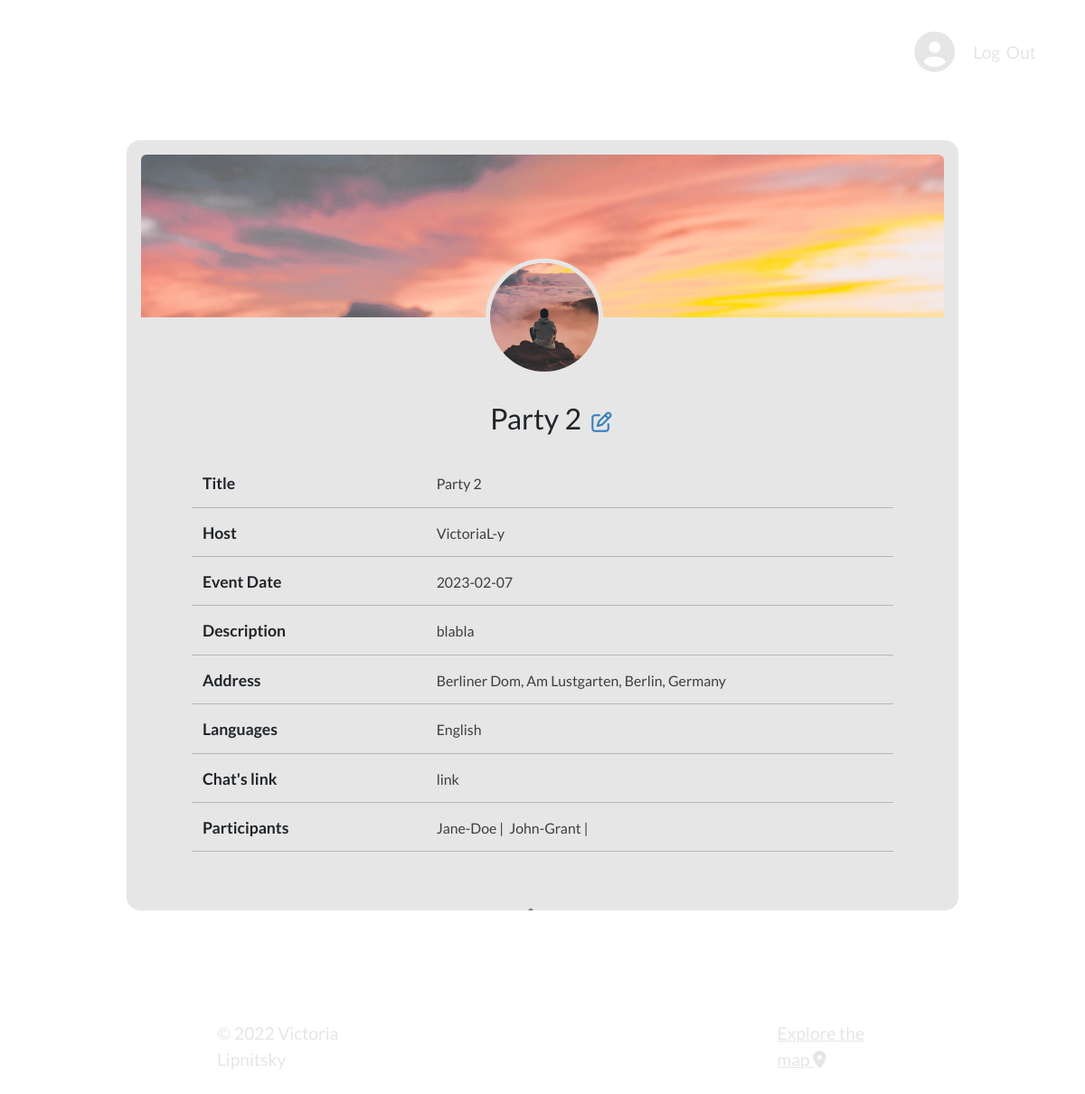
Screenshot of /party/2 (signed in) with the database file from the repository.
### app/models.py (models this page shows, shortened)
class Party(db.Model):
    __tablename__ = 'party'
    id = db.Column(db.Integer, primary_key=True)
    title = db.Column(db.String(30), nullable=False)
    date_posted = db.Column(db.DateTime, nullable=False, default=datetime.utcnow)
    date_time = db.Column(db.String(30), nullable=False)
    address = db.Column(db.String(30), nullable=False)
    lng = db.Column(db.String(30), nullable=False)
    lat = db.Column(db.String(30), nullable=False)
    whatsapp_link = db.Column(db.String(30), nullable=False)
    party_languages = db.Column(db.String(30), nullable=False)
    description = db.Column(db.Text, nullable=False)
    author_id = db.Column(db.Integer, db.ForeignKey('author.id'), nullable=False)

class User(db.Model, UserMixin):
    __tablename__ = 'author'
    id = db.Column(db.Integer, primary_key=True)
    username = db.Column(db.String(20), unique=True, nullable=False)
    email = db.Column(db.String(120), unique=True, nullable=False)
    name = db.Column(db.String(20), unique=False, nullable=True, default=' ')
    surname = db.Column(db.String(20), unique=False, nullable=True, default=' ')
    phoneNumber = db.Column(db.String(15), unique=False, nullable=True, default=' ')
    location = db.Column(db.String(40), unique=False, nullable=True, default=' ')
    languages = db.Column(db.String(50), unique=False, nullable=True, default=' ')
    image_avatar_file = db.Column(db.String(20), nullable=False, default='default.jpg')
    image_bg_file = db.Column(db.String(20), nullable=False, default='default.jpg')
    password = db.Column(db.String(60), nullable=False)
    party = db.relationship('Party', backref='author', lazy=True)
    attending = db.relationship('Party', secondary=association_table, backref="followers")

### app/routes.py (the view)
@app.route("/party/<int:party_id>")
def party(party_id):
    form = PartyForm()
    party = Party.query.get_or_404(party_id)
    image_avatar_file = url_for('static', filename='profile_pics/' + current_user.image_avatar_file)
    image_bg_file = url_for('static', filename='profile_pics/' + current_user.image_bg_file)
    return render_template('party.html', title=party.title, image_avatar_file=image_avatar_file, image_bg_file=image_bg_file, party=party, form=form)

### app/models.py (called while the page is built)
@login_manager.user_loader
def load_user(user_id):
    return User.query.get(int(user_id))

### app/templates/party.html (shortened to what this page needs)
{% extends "layout.html" %}
{% block content %}
<div class="profile-container party">
    <div class="profile-backg-img px-3 pb-3">
        <img class="rounded" src="{{ image_bg_file }}">
    </div>
    <div class="media mx-4 d-flex flex-column align-items-center justify-content-center">
        <img class="rounded-circle ms-4 profile-img" src="{{ image_avatar_file }}">
        <legend class="pt-3 pb-2 text-center">
            <h2>&nbsp;&nbsp;&nbsp;{{ party.title }}  <a href="{{ url_for('update_party', party_id=party.id) }}"><i class="fa-regular fa-pen-to-square edit-profile"></i></a></h2>
        </legend>
        <div class="row px-5 py-4 container-fluid user-data party-page">
            <div class="col-4">
                <span>{{ form.title.label }}</span>
            </div>
            <div class="col-8">
                <span>{{ party.title }}</span>
            </div>
            <div class="col-4">
                <span>Host</span>
            </div>
            <div class="col-8">
                <span>{{ party.author.username }}</span>
            </div>
            <div class="col-4">
                <span>{{ form.date_time.label }}</span>
            </div>
            <div class="col-8">
                <span>{{ party.date_time }}</span>
            </div>
            <div class="col-4">
                <span>{{ form.description.label }}</span>
            </div>
            <div class="col-8">
                <span>{{ party.description }}</span>
            </div>
            <div class="col-4">
                <span>{{ form.address.label }}</span>
            </div>
            <div class="col-8">
                <span>{{ party.address }}</span>
            </div>
            <div class="col-4">
                <span>{{ form.party_languages.label }}</span>
            </div>
            <div class="col-8">
                <span>{{ party.party_languages }}</span>
            </div>
            <div class="col-4">
                <span>{{ form.whatsapp_link.label }}</span>
            </div>
            <div class="col-8">
                <span>{{ party.whatsapp_link }}</span>
            </div>
            <div class="col-4">
                <span>Participants</span>
            </div>
            <div class="col-8">
                <span>
                    {% for follower in party.followers %}
                        {{ follower.username }}&nbsp;|&nbsp;
                    {% endfor %}
                </span>
            </div>
            <div class="form-group pt-0 mt-2 d-flex align-items-center justify-content-center">
                <a href="{{ url_for('profile') }}"><i class="fa-solid fa-arrow-left back-arrow"></i></a>
            </div>
        </div>
    </div>
</div>
<div class="container-fluid p-0 d-flex justify-content-between bottomInscription">
    <p>© 2022 Victoria Lipnitsky</p>
    <a href="{{ url_for('map') }}">Explore the map <i class="fa-solid fa-location-dot"></i></a>
</div>
{% endblock %}

### app/static/main.css (style rules this page uses)
* { box-sizing: border-box; }
:root { --fonts: rgb(230, 230, 230); --theQuestion: white; --darkButton: black; --border: rgb(129, 129, 129); --windowCol: 230,230,230; --profileWidth: calc(800px + 10vw); }
body { background-image: url(https://res.cloudinary.com/devqm7qmb/image/upload/q_50/v1664734048/StudyParty.jpg); background-size: cover; background-position: center; height: 100vh; width: 100vw; padding: 0; margin: 0; font-family: 'Lato', sans-serif; }
.bottomInscription { position: absolute; bottom: 1%; }
.bottomInscription p, .bottomInscription a { padding-left: 20vw; padding-right: 20vw; color: var(--fonts); font-size: 1.2em; margin-top: 1em; margin-bottom: 1em; }
legend { margin: 0 auto; padding-top: 65px; padding-bottom: 10px; font-size: 1.4em; }
.profile-container { width: var(--profileWidth); height: fit-content; min-height: 70vh; max-height: 77vh; margin: 4.5vh auto; background-color: rgb(var(--windowCol)); font-size: 1.1em; border-radius: 15px; overflow-y: scroll; border-top: 1rem solid var(--fonts); }
.profile-container.party { height: fit-content; max-height: 77vh; }
.profile-backg-img { height: 180px; width: calc(800px + 10vw); overflow: hidden; }
.profile-backg-img img { height: auto; width: 100%; margin-right: 20px; }
.profile-img { object-fit: cover; height: 130px; width: 130px; margin-right: 20px; margin-top: -65px; margin-bottom: 12px; border: 5px solid rgb(var(--windowCol)); }
.profile-container .user-data .col-5, .profile-container .user-data .col-7, .profile-container .user-data.party-page .col-4, .profile-container .user-data.party-page .col-8 { border-bottom: 1px solid rgb(182, 182, 182); padding-bottom: 12px; margin-bottom: 15px; }
.profile-container .user-data .col-5, .profile-container .user-data.party-page .col-4 { font-weight: bold; }
.profile-container .user-data .col-7 span, .profile-container .user-data.party-page .col-8 span { font-size: 0.9em; color: rgb(62, 62, 62); }
.profile-container .user-data a { font-size: 0.8em; color: #357ebd; text-decoration: none; }
i.edit-profile { color: #357ebd; font-size: 0.7em; position: relative; padding-left: 5px; padding-top: 10px; }
form.profile-form, .profile-container.party { position: relative; }
.profile-container.party .back-arrow { color: var(--border); font-size: 2.5em; margin-left: calc(2vw - 50px); margin-top: 35px; position: absolute; }

### rows the page displays
Party: title "Party 2", date_time "2023-02-07", description "blabla", address "Berliner Dom, Am Lustgarten, Berlin, Germany", party_languages "English", whatsapp_link "link"
User: author.username "VictoriaL-y"
User: username "Jane-Doe"
User: username "John-Grant"
